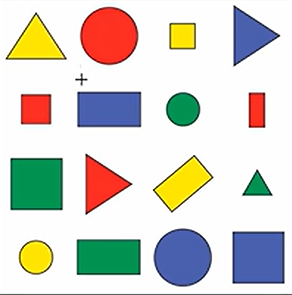
#> input picture Resources/shapes.png, 292 x 295 px
$ python chapter8.py
#> lines starting #> are read from the running program, lines starting #| are printed output that depends on the picture; after the words box and inside, x2 and y2 are one past the last pixel; in counts of white or black regions, pixels touching at a corner belong together
########### CONTOURS/SHAPE DETECTION ###########
## Detect each shape, classify it, and count the total
import cv2
import numpy as np


def stackImages(scale, imgArray):
    rows = len(imgArray)
    cols = len(imgArray[0])

    # Use the first image's size for all images
    width = imgArray[0][0].shape[1]
    height = imgArray[0][0].shape[0]

    for x in range(rows):
        for y in range(cols):
            img = imgArray[x][y]
            img = cv2.resize(img, (width, height))

            # Convert grayscale to BGR so everything can be stacked
            if len(img.shape) == 2:
                img = cv2.cvtColor(img, cv2.COLOR_GRAY2BGR)

            img = cv2.resize(img, (0, 0), fx=scale, fy=scale)
            imgArray[x][y] = img

    hor = [np.hstack(row) for row in imgArray]
    return np.vstack(hor)


# [29 lines of commented-out code are left out]

def getContours(img, imgContour):
    contours, hierarchy = cv2.findContours(img, cv2.RETR_EXTERNAL, cv2.CHAIN_APPROX_NONE)
    for cnt in contours:
        area = cv2.contourArea(cnt)
        print("Area:", area)
        if area > 300:
            #cv2.drawContours(imgContour, [cnt], -1, (255, 0, 0), 3)

            peri = cv2.arcLength(cnt, True)  # perimeter of the closed contour
            print("Perimeter:", peri)

            approx = cv2.approxPolyDP(cnt, 0.04 * peri, True)  # simplified polygon
            print("Corners:", len(approx))
            objCor = len(approx)
            # Bounding Box
            x, y, w, h = cv2.boundingRect(approx)

            cv2.rectangle(imgContour, (x,y), (x+w, y+h), (0,255,0), 2)

            # Categorising
            if objCor == 3:
                shape = "Triangle"
            elif objCor == 4:
                aspectRatio = w / float(h)
                shape = "Square" if 0.95 < aspectRatio < 1.05 else "Rectangle"
            elif objCor > 4:
                shape = "Circle"
            else:
                shape = "Unknown"

            cv2.putText(imgContour,shape,(x+(w//2)-30, y+(h//2)-10), cv2.FONT_HERSHEY_COMPLEX, 0.6,(0,0,0), 1)

path = 'Resources/shapes.png'
img = cv2.imread(path)
#> img is the input picture: shape (295, 292, 3); mean B, G, R 202.4, 210.5, 211.8
if img is None:
    raise FileNotFoundError(f"Could not read {path}")

imgContour = img.copy()
imgGray = cv2.cvtColor(img, cv2.COLOR_BGR2GRAY)
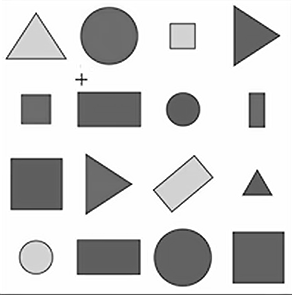
#> imgGray: shape (295, 292); min 0, max 255, mean 210
imgBlur = cv2.GaussianBlur(imgGray, (7, 7), 1)
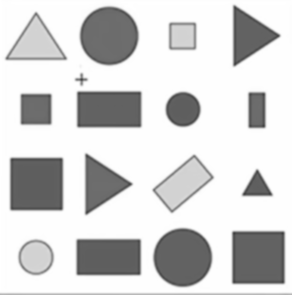
#> imgBlur: shape (295, 292); min 62, max 255, mean 210.2
imgCanny = cv2.Canny(imgBlur, 50, 50) # find the number of edges
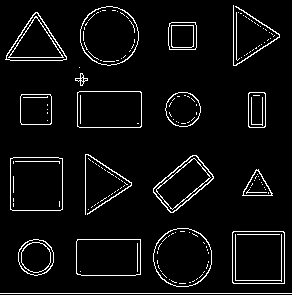
#> imgCanny: shape (295, 292); 5.3% white in thin lines or dots
getContours(imgCanny, imgContour)
#> in getContours, `contours, hierarchy = cv2.findContours(img, cv2.RETR_EXTERNAL, cv2.CHA..`: contours = 67 contours, 50 with area under 20; largest, box (x1, y1, x2, y2) and area: (10, 157, 63, 211) 2747, (232, 231, 285, 284) 2702, (153, 228, 212, 287) 2698, (80, 6, 139, 66) 2694, (77, 91, 142, 128) 2300
#> the loop in getContours, `for cnt in contours:` made 67 passes
#> (area, peri, approx, objCor, x, y, w, h) on passes 2, 4, 29, 30, 32, 33, 35, 57: (2293, 197.7, [[77, 239], [77, 274], [140, 274], [140, 239]], 4, 77, 239, 64, 36), (2702.5, 206.2, [[233, 231], [232, 282], [284, 283], [284, 232]], 4, 232, 231, 53, 53), (2747, 207.7, [[10, 158], [10, 209], [62, 209], [62, 158]], 4, 10, 158, 53, 52), (1778.5, 174.8, [[196, 155], [153, 188], [170, 212], [213, 178]], 4, 153, 155, 61, 58), (925, 119.7, [[21, 94], [21, 124], [50, 124], [50, 94]], 4, 21, 94, 30, 31), (593, 101.7, [[249, 92], [248, 126], [264, 127], [265, 93]], 4, 248, 92, 18, 36), (2300, 197.7, [[77, 92], [77, 126], [141, 126], [140, 91]], 4, 77, 91, 65, 36), (742.5, 107.1, [[169, 23], [169, 49], [195, 49], [195, 22]], 4, 169, 22, 27, 28)
#> (area, peri, approx, objCor, x, y, w, h) on passes 22, 65: (431, 97.25, [[256, 169], [242, 195], [272, 195]], 3, 242, 169, 31, 27), (1623.5, 182.3, [[5, 59], [66, 56], [35, 12]], 3, 5, 12, 62, 48)
#> (printed output is left out)
#> after the loop in getContours, `for cnt in contours:`:
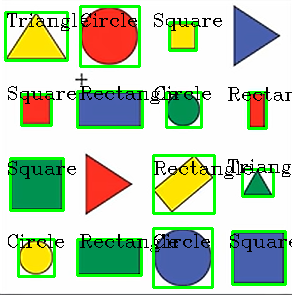
#> imgContour: shape (295, 292, 3); 11.84% of pixels changed, all inside (x1, y1, x2, y2) = (4, 5, 292, 289)
# shapeCount = getContours(imgCanny, imgContour)
# print("Number of shapes:", shapeCount)
#
imgBlank = np.zeros_like(imgCanny)
imgStack = stackImages(0.8, [[img, imgGray, imgBlur],
                             [imgCanny, imgContour, imgBlank]])
#> after the loop in stackImages, `for x in range(rows):`: img: shape (236, 234, 3); every value is 0
#> after the loop in stackImages, `for x in range(rows):`: imgArray = 2 items
#> in stackImages, `return np.vstack(hor)`:
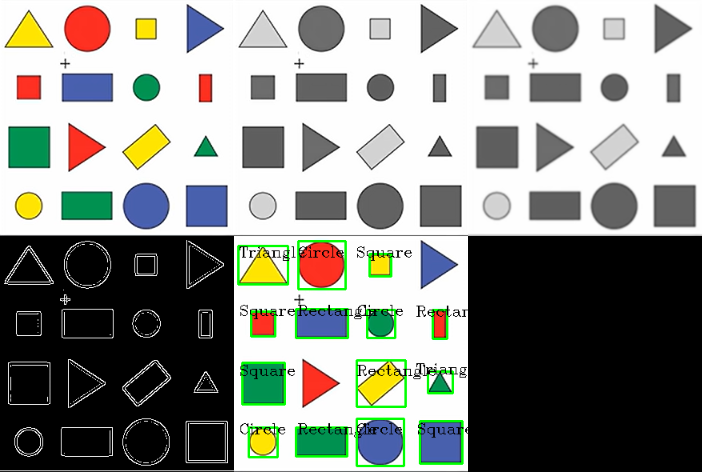
#> returned value: shape (472, 702, 3); mean of channels 0, 1, 2 135.7, 141.8, 138.8; drawn as B, G, R

cv2.imshow("Stack", imgStack)
cv2.waitKey(0)
#cv2.destroyAllWindows()

$ run again, with Resources/cards.webp saved as Resources/shapes.png
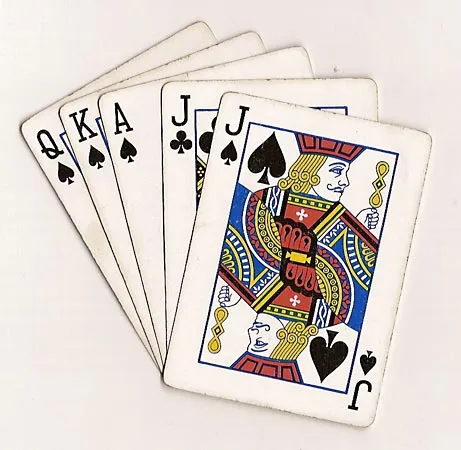
#> input picture Resources/cards.webp, 461 x 450 px
#> img is the input picture: shape (450, 461, 3); mean B, G, R 204.3, 210.1, 218.7
#> `imgCanny = cv2.Canny(imgBlur, 50, 50)`:
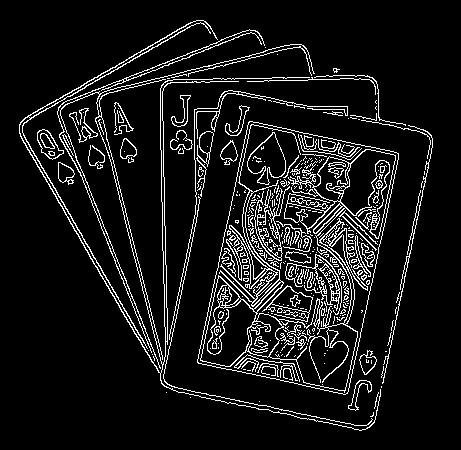
#> imgCanny: shape (450, 461); 8.9% white in thin lines or dots, all inside (x1, y1, x2, y2) = (19, 20, 433, 431)
#> contours = 69 contours, 53 with area under 20; largest, box (x1, y1, x2, y2) and area: (197, 121, 399, 395) 38025, (19, 20, 381, 431) 540, (37, 129, 64, 160) 430, (196, 131, 214, 197) 282, (58, 162, 75, 185) 228
#> the loop in getContours, `for cnt in contours:` made 69 passes
#> (area, peri, approx, objCor, x, y, w, h) on pass 39: (38025, 849.6, [[249, 121], [197, 362], [345, 394], [398, 153]], 4, 197, 121, 202, 274)
#> (printed output is left out)
#> after the loop in stackImages, `for x in range(rows):`: imgArray = 2 items
#> in stackImages, `return np.vstack(hor)`:
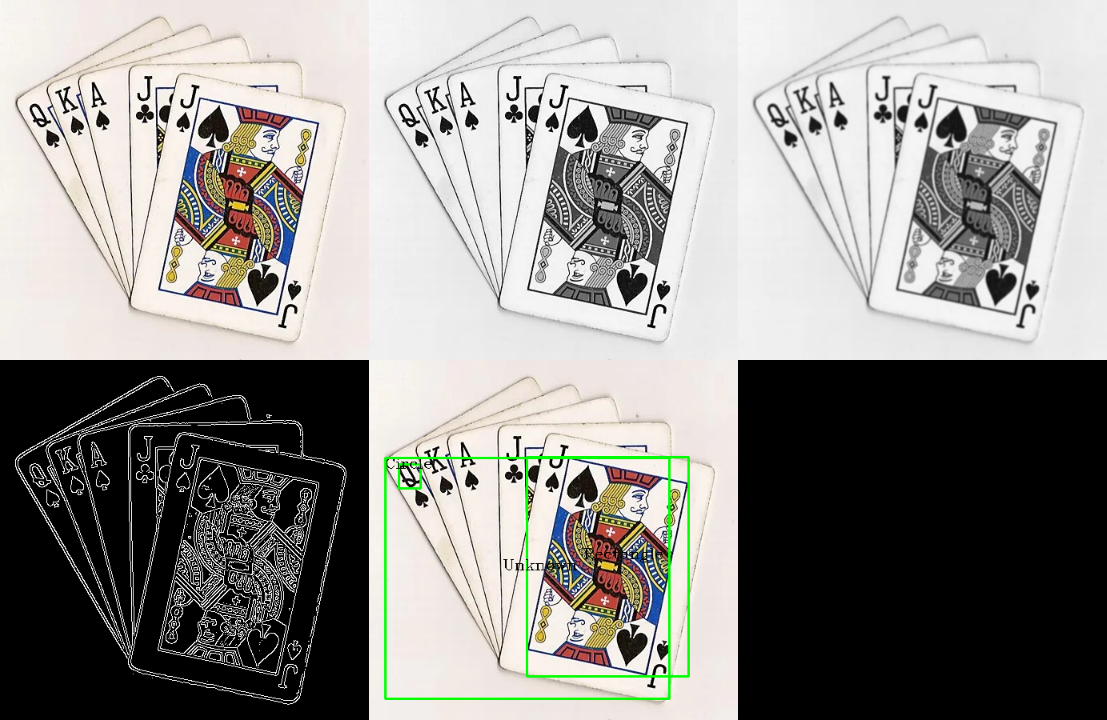
#> returned value: shape (720, 1107, 3); mean of channels 0, 1, 2 141.3, 144.6, 146; drawn as B, G, R
